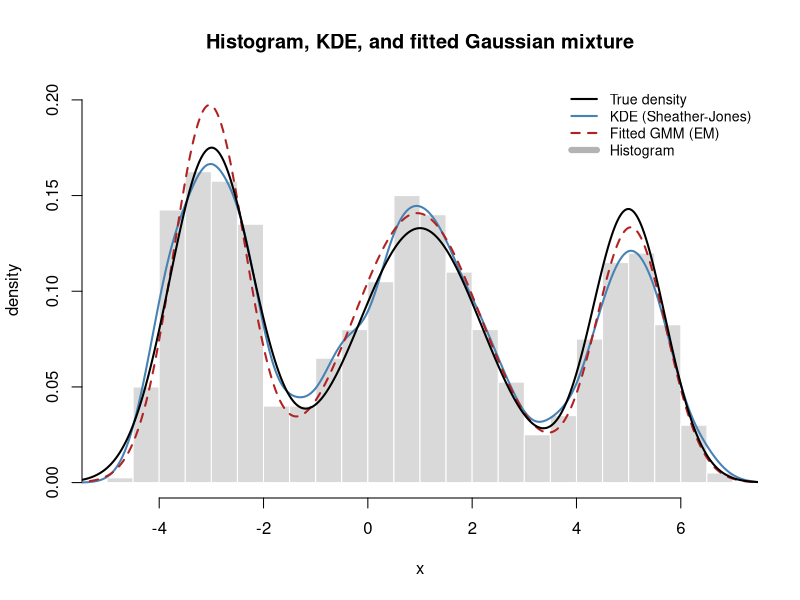
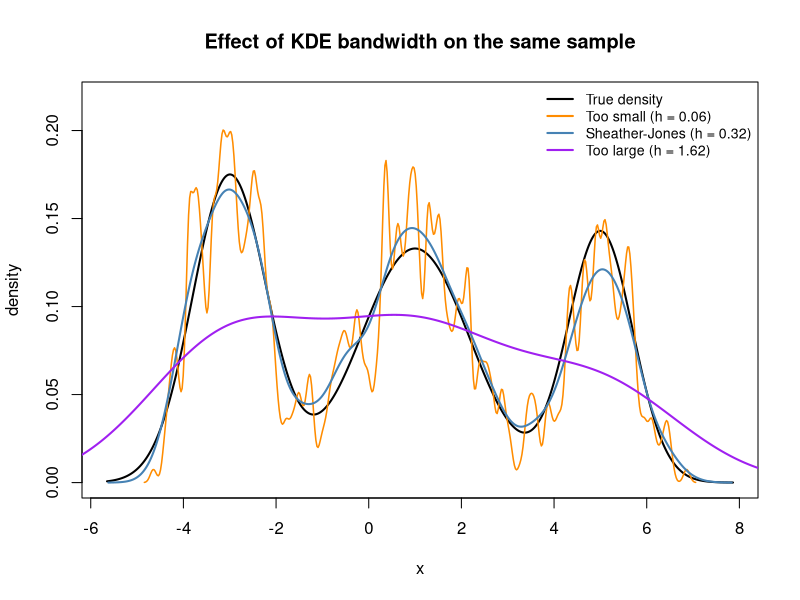

These figures' R source, in order:
## ---- chunk 1
#| include: false
suppressPackageStartupMessages(library(tidyverse))
## ---- chunk 2
set.seed(1301)

# True density: a three-component Gaussian mixture (the target p(x))
true_pi <- c(0.35, 0.40, 0.25)
true_mu <- c(-3.0, 1.0, 5.0)
true_sd <- c(0.8, 1.2, 0.7)

# Simulate n points by first drawing a component label, then a value
n <- 800
z <- sample(seq_along(true_pi), size = n, replace = TRUE, prob = true_pi)
x <- rnorm(n, mean = true_mu[z], sd = true_sd[z])

# The true density on a grid, for reference in every plot
grid <- seq(min(x) - 1, max(x) + 1, length.out = 600)
true_density <- function(t) {
    rowSums(sapply(seq_along(true_pi), function(k) {
        true_pi[k] * dnorm(t, true_mu[k], true_sd[k])
    }))
}
true_p <- true_density(grid)

# --- A from-scratch EM algorithm for a 1-D Gaussian mixture ---
em_gmm <- function(x, K, iters = 200, tol = 1e-6) {
    n <- length(x)
    # Initialize: spread means over quantiles, equal weights, global sd
    mu <- as.numeric(quantile(x, probs = seq(0.1, 0.9, length.out = K)))
    sigma <- rep(sd(x), K)
    pi_k <- rep(1 / K, K)
    ll_old <- -Inf

    for (it in seq_len(iters)) {
        # E-step: responsibilities gamma_ik (n x K matrix)
        dens <- sapply(seq_len(K), function(k) pi_k[k] * dnorm(x, mu[k], sigma[k]))
        denom <- rowSums(dens)
        gamma <- dens / denom

        # M-step: weighted means, variances, and mixing weights
        Nk <- colSums(gamma)
        mu <- colSums(gamma * x) / Nk
        sigma <- sqrt(colSums(gamma * outer(x, mu, "-")^2) / Nk)
        sigma <- pmax(sigma, 1e-3) # guard against variance collapse
        pi_k <- Nk / n

        # Log-likelihood for convergence check
        ll <- sum(log(denom))
        if (abs(ll - ll_old) < tol) break
        ll_old <- ll
    }
    list(pi = pi_k, mu = mu, sigma = sigma, loglik = ll, iters = it)
}

fit <- em_gmm(x, K = 3)

# Density implied by the fitted mixture, evaluated on the grid
gmm_density <- function(t, fit) {
    rowSums(sapply(seq_along(fit$pi), function(k) {
        fit$pi[k] * dnorm(t, fit$mu[k], fit$sigma[k])
    }))
}
gmm_p <- gmm_density(grid, fit)
## ---- chunk 3
ord <- order(fit$mu)
param_tab <- data.frame(
    Component = 1:3,
    `True weight` = true_pi,
    `Est. weight` = round(fit$pi[ord], 3),
    `True mean` = true_mu,
    `Est. mean` = round(fit$mu[ord], 3),
    `True SD` = true_sd,
    `Est. SD` = round(fit$sigma[ord], 3),
    check.names = FALSE
)
knitr::kable(
    param_tab,
    caption = "True versus EM-estimated Gaussian mixture parameters. The from-scratch EM algorithm recovers the three components' weights, means, and standard deviations closely from 800 simulated points."
)
## ---- chunk 4
hist(x,
    breaks = 30, freq = FALSE, border = "white", col = "grey85",
    main = "Histogram, KDE, and fitted Gaussian mixture",
    xlab = "x", ylab = "density", ylim = c(0, max(true_p) * 1.15)
)
kde <- density(x, bw = "SJ")
lines(kde, col = "steelblue", lwd = 2)
lines(grid, gmm_p, col = "firebrick", lwd = 2, lty = 2)
lines(grid, true_p, col = "black", lwd = 2)
legend("topright",
    legend = c("True density", "KDE (Sheather-Jones)", "Fitted GMM (EM)", "Histogram"),
    col = c("black", "steelblue", "firebrick", "grey70"),
    lwd = c(2, 2, 2, 6), lty = c(1, 1, 2, 1), bty = "n", cex = 0.85
)
## ---- chunk 5
h_auto <- bw.SJ(x)
kde_small <- density(x, bw = h_auto / 5)
kde_auto <- density(x, bw = h_auto)
kde_large <- density(x, bw = h_auto * 5)

plot(grid, true_p,
    type = "l", lwd = 2, col = "black",
    main = "Effect of KDE bandwidth on the same sample",
    xlab = "x", ylab = "density", ylim = c(0, max(true_p) * 1.25)
)
lines(kde_small, col = "darkorange", lwd = 1.5)
lines(kde_auto, col = "steelblue", lwd = 2)
lines(kde_large, col = "purple", lwd = 2)
legend("topright",
    legend = c(
        "True density",
        sprintf("Too small (h = %.2f)", h_auto / 5),
        sprintf("Sheather-Jones (h = %.2f)", h_auto),
        sprintf("Too large (h = %.2f)", h_auto * 5)
    ),
    col = c("black", "darkorange", "steelblue", "purple"),
    lwd = 2, bty = "n", cex = 0.85
)
## ---- chunk 6
methods_tab <- data.frame(
    Method = c("Histogram", "Kernel density (KDE)", "Gaussian mixture (EM)", "Normalizing flow"),
    Type = c("Nonparametric", "Nonparametric", "Parametric", "Neural / parametric"),
    `Smoothing knob` = c("Bin width h", "Bandwidth h", "Components K", "Network capacity"),
    `Good dimension` = c("1", "1 to 2", "Up to dozens", "Hundreds+"),
    `Exact likelihood` = c("Yes", "Yes", "Yes", "Yes"),
    `Can sample` = c("Crudely", "Yes", "Yes", "Yes"),
    check.names = FALSE
)
knitr::kable(
    methods_tab,
    caption = "Comparison of density estimation methods. Nonparametric methods make few assumptions but fail in high dimensions; the Gaussian mixture is compact and interpretable in moderate dimensions; normalizing flows scale to high dimensions at the cost of training a neural network."
)
